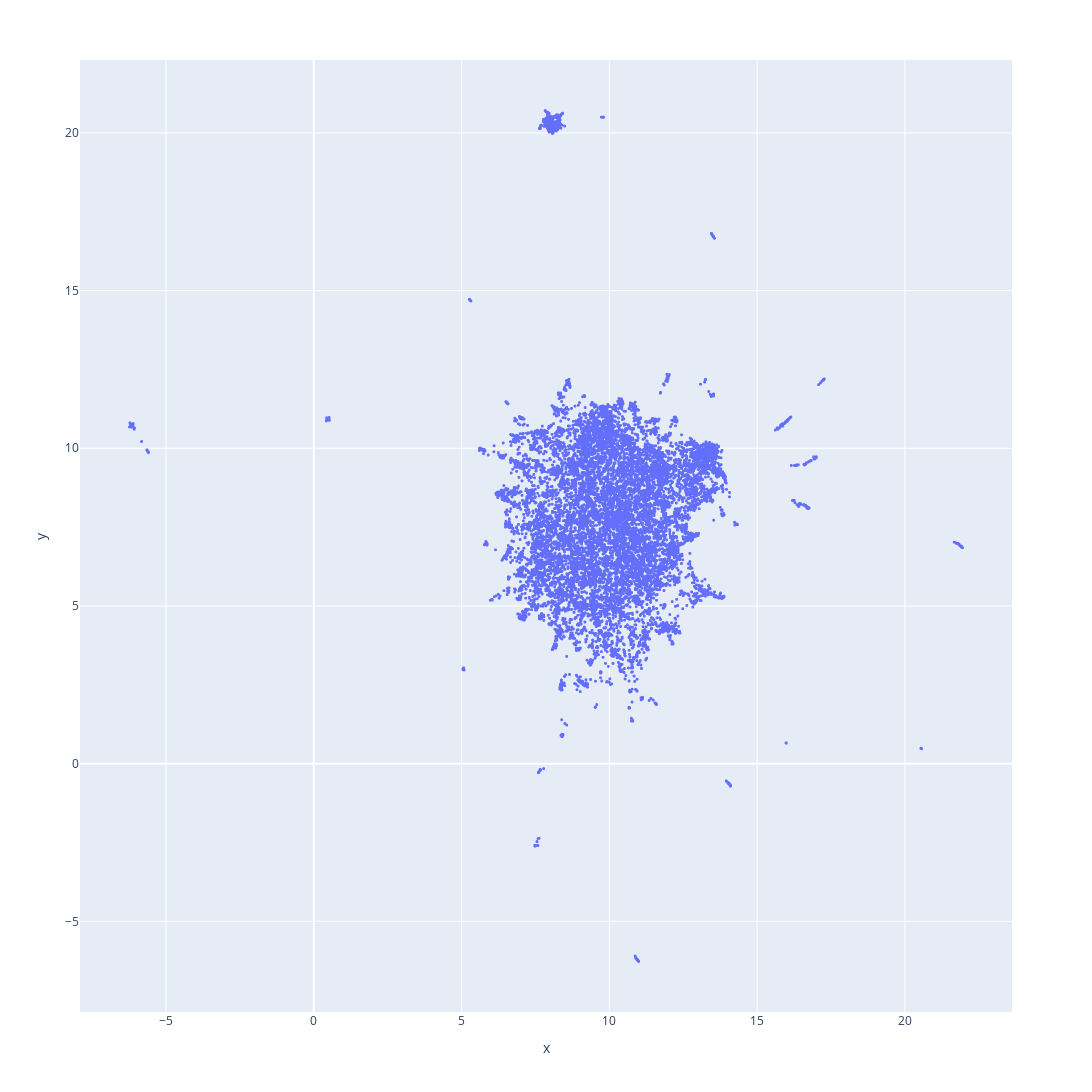

Source (notebook cell):
### Code cell
fig = px.scatter(df_umap, x='x', y='y', 
                 hover_data=[df.text])  # Shows index or any other info on hover
fig.update_traces(marker=dict(size=3))

fig.update_layout(width=1200, height=1200)
fig.show()

### Figure 1 — Plotly figure (JSON) as saved in the notebook; plotly's stock layout.template omitted (floating-point values rounded to 4 significant figures; data arrays with more than 128 entries replaced by an {"elided": "..."} marker saying what was removed)
{"data": [{"customdata": {"elided": "13228x1 str values"}, "hovertemplate": "x=%{x}<br>y=%{y}<br>hover_data_0=%{customdata[0]}<extra></extra>", "legendgroup": "", "marker": {"color": "#636efa", "size": 3, "symbol": "circle"}, "mode": "markers", "name": "", "showlegend": false, "type": "scattergl", "x": {"elided": "13228 float values"}, "xaxis": "x", "y": {"elided": "13228 float values"}, "yaxis": "y"}], "layout": {"height": 1200, "legend": {"tracegroupgap": 0}, "margin": {"t": 60}, "width": 1200, "xaxis": {"anchor": "y", "domain": [0, 1], "title": {"text": "x"}}, "yaxis": {"anchor": "x", "domain": [0, 1], "title": {"text": "y"}}}}
